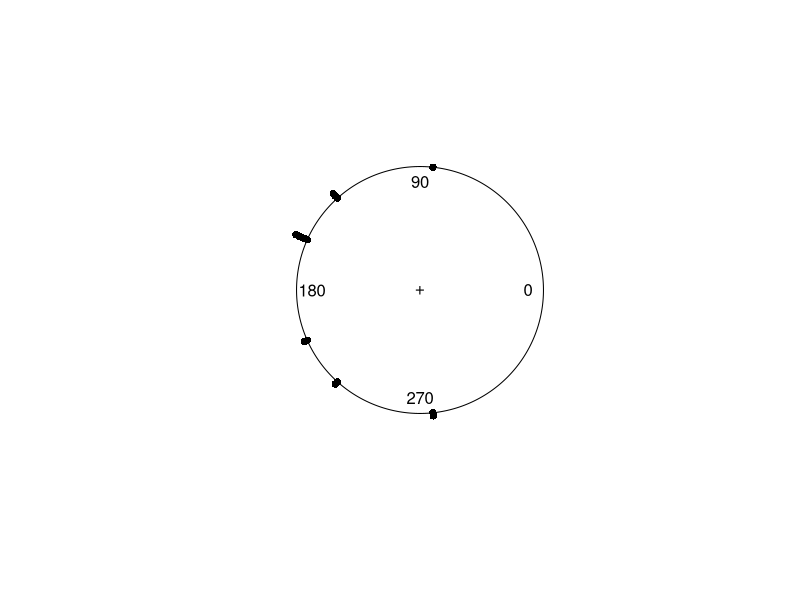

Recreate this plot in R.
library(circular)


### Name: fisherB12
### Title: B.12: Vanishing directions of homing pigeons
### Aliases: fisherB12 fisherB12c
### Keywords: datasets

### ** Examples

data(fisherB12c)
plot(fisherB12c, stack=TRUE, shrink=1.5)
